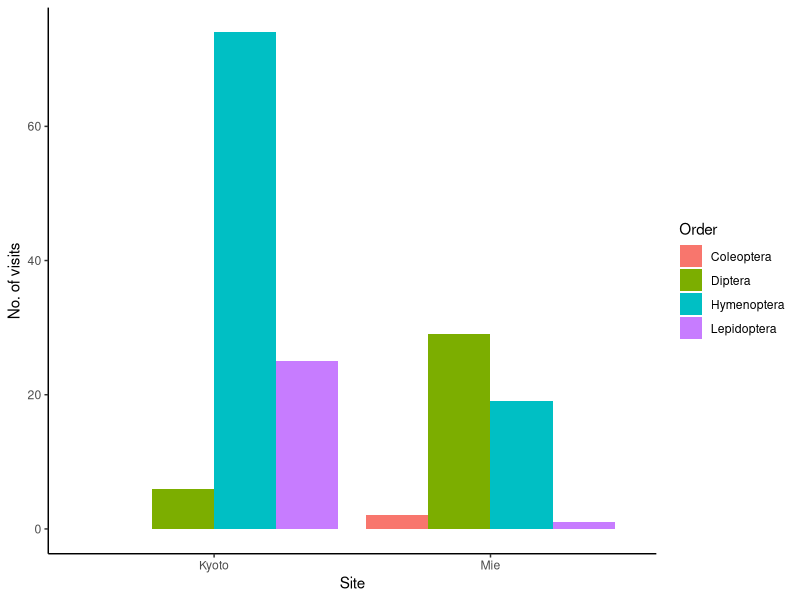
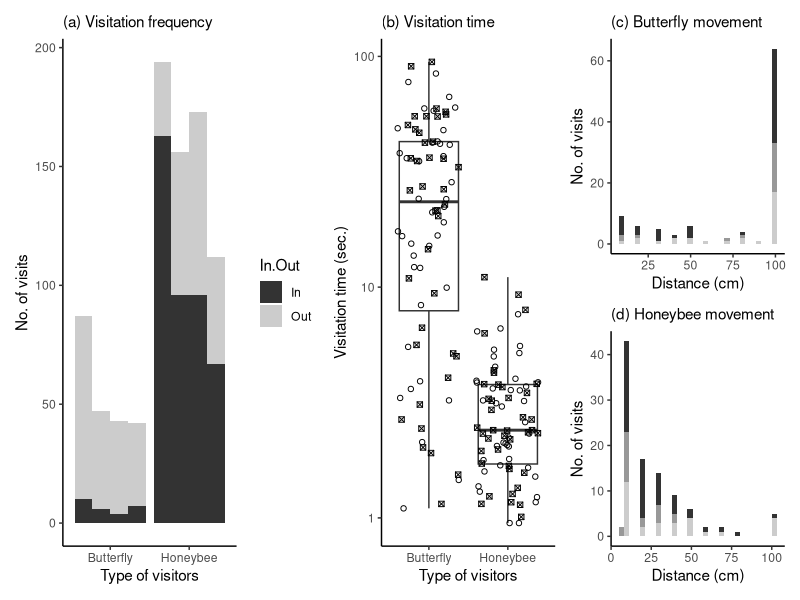

R code for these plots, in order:
library(tidyverse)
library(patchwork)

# Figure 2. two sites
d0 = read.csv("./data/two_sites_data.csv")
d02 = gather(d0,c("Lepidoptera","Hymenoptera","Diptera","Coleoptera"),key="Order",value="count")
p0 = ggplot(data=d02,aes(y=count,x=Site,fill=Order)) + geom_bar(stat="identity",position=position_dodge()) + 
  theme_classic() + ylab("No. of visits")
ggsave(p0,filename="./figures/two_sites.pdf",width=5,height=3)

# Figure 3. visiting patterns
d1 = read.csv("./data/frequency_data.csv")
d12 = gather(d1,c("Out","In"),key="In.Out",value="count")
p1 = ggplot(data=d12,mapping=aes(y=count,x=Type,fill=In.Out,group=Date)) + 
  geom_bar(stat="identity",position=position_dodge()) + 
  ylab("No. of visits") + xlab("Type of visitors") +
  scale_fill_grey() + theme_classic() + labs(subtitle="(a) Visitation frequency")

d2 = read.csv("./data/time_data.csv")
d22 = gather(d2,c("Honeybee","Butterfly"),key="type",value="sec")
p2 = ggplot(data=d22,mapping=aes(y=sec,x=type)) + geom_boxplot() + 
  ylab("Visitation time (sec.)") + xlab("Type of visitors") + labs(subtitle="(b) Visitation time") +
  scale_y_log10() + geom_jitter(pch=as.numeric(substr(d22$Date,1,1))) + theme_classic()

d3 = read.csv("./data/distance_data.csv")
d3$Honeybee[d3$Honeybee==">100"] = 100
d3$Butterfly[d3$Butterfly==">100"] = 100
d3$Honeybee = as.numeric(d3$Honeybee)
d3$Butterfly = as.numeric(d3$Butterfly)
p32 = ggplot(data=d3,aes(x=Butterfly,fill=Date)) + geom_histogram() +
  ylab("No. of visits") + xlab("Distance (cm)") + labs(subtitle="(c) Butterfly movement") + scale_fill_grey() + theme_classic() + theme(legend.position = "none")
p31 = ggplot(data=d3,aes(x=Honeybee,fill=Date)) + geom_histogram() +
  ylab("No. of visits") + xlab("Distance (cm)") + labs(subtitle="(d) Honeybee movement") + scale_fill_grey() + theme_classic() + theme(legend.position = "none")

p23 = p1 | p2 | (p32 / p31)
ggsave(p23,filename="./figures/visit_patterns.pdf",width=9,height=4)
